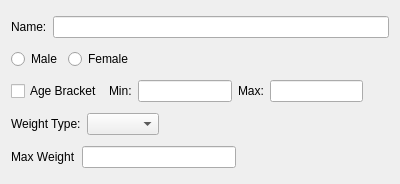
<?xml version="1.0" encoding="UTF-8"?>
<ui version="4.0">
 <class>BracketEditor</class>
 <widget class="QWidget" name="BracketEditor">
  <property name="geometry">
   <rect>
    <x>0</x>
    <y>0</y>
    <width>400</width>
    <height>184</height>
   </rect>
  </property>
  <property name="windowTitle">
   <string>Form</string>
  </property>
  <layout class="QVBoxLayout" name="verticalLayout">
   <item>
    <layout class="QHBoxLayout" name="horizontalLayout">
     <item>
      <widget class="QLabel" name="label">
       <property name="text">
        <string>Name:</string>
       </property>
      </widget>
     </item>
     <item>
      <widget class="QLineEdit" name="lineEdit"/>
     </item>
    </layout>
   </item>
   <item>
    <layout class="QHBoxLayout" name="horizontalLayout_2">
     <item>
      <widget class="QRadioButton" name="radioButton">
       <property name="text">
        <string>Male</string>
       </property>
      </widget>
     </item>
     <item>
      <widget class="QRadioButton" name="radioButton_2">
       <property name="text">
        <string>Female</string>
       </property>
      </widget>
     </item>
     <item>
      <spacer name="horizontalSpacer">
       <property name="orientation">
        <enum>Qt::Horizontal</enum>
       </property>
       <property name="sizeHint" stdset="0">
        <size>
         <width>40</width>
         <height>20</height>
        </size>
       </property>
      </spacer>
     </item>
    </layout>
   </item>
   <item>
    <layout class="QHBoxLayout" name="horizontalLayout_3">
     <item>
      <widget class="QCheckBox" name="checkBox">
       <property name="text">
        <string>Age Bracket</string>
       </property>
      </widget>
     </item>
     <item>
      <widget class="QLabel" name="label_2">
       <property name="text">
        <string>Min:</string>
       </property>
      </widget>
     </item>
     <item>
      <widget class="QLineEdit" name="lineEdit_2"/>
     </item>
     <item>
      <widget class="QLabel" name="label_3">
       <property name="text">
        <string>Max:</string>
       </property>
      </widget>
     </item>
     <item>
      <widget class="QLineEdit" name="lineEdit_3"/>
     </item>
     <item>
      <spacer name="horizontalSpacer_2">
       <property name="orientation">
        <enum>Qt::Horizontal</enum>
       </property>
       <property name="sizeHint" stdset="0">
        <size>
         <width>40</width>
         <height>20</height>
        </size>
       </property>
      </spacer>
     </item>
    </layout>
   </item>
   <item>
    <layout class="QHBoxLayout" name="horizontalLayout_4">
     <item>
      <widget class="QLabel" name="label_4">
       <property name="text">
        <string>Weight Type:</string>
       </property>
      </widget>
     </item>
     <item>
      <widget class="QComboBox" name="comboBox"/>
     </item>
     <item>
      <spacer name="horizontalSpacer_3">
       <property name="orientation">
        <enum>Qt::Horizontal</enum>
       </property>
       <property name="sizeHint" stdset="0">
        <size>
         <width>40</width>
         <height>20</height>
        </size>
       </property>
      </spacer>
     </item>
    </layout>
   </item>
   <item>
    <layout class="QHBoxLayout" name="horizontalLayout_5">
     <item>
      <widget class="QLabel" name="label_5">
       <property name="text">
        <string>Max Weight</string>
       </property>
      </widget>
     </item>
     <item>
      <widget class="QLineEdit" name="lineEdit_4"/>
     </item>
     <item>
      <spacer name="horizontalSpacer_4">
       <property name="orientation">
        <enum>Qt::Horizontal</enum>
       </property>
       <property name="sizeHint" stdset="0">
        <size>
         <width>40</width>
         <height>20</height>
        </size>
       </property>
      </spacer>
     </item>
    </layout>
   </item>
  </layout>
 </widget>
 <resources/>
 <connections>
  <connection>
   <sender>checkBox</sender>
   <signal>toggled(bool)</signal>
   <receiver>lineEdit_2</receiver>
   <slot>setEnabled(bool)</slot>
   <hints>
    <hint type="sourcelabel">
     <x>51</x>
     <y>94</y>
    </hint>
    <hint type="destinationlabel">
     <x>168</x>
     <y>94</y>
    </hint>
   </hints>
  </connection>
  <connection>
   <sender>checkBox</sender>
   <signal>toggled(bool)</signal>
   <receiver>lineEdit_3</receiver>
   <slot>setEnabled(bool)</slot>
   <hints>
    <hint type="sourcelabel">
     <x>24</x>
     <y>93</y>
    </hint>
    <hint type="destinationlabel">
     <x>302</x>
     <y>93</y>
    </hint>
   </hints>
  </connection>
 </connections>
</ui>
